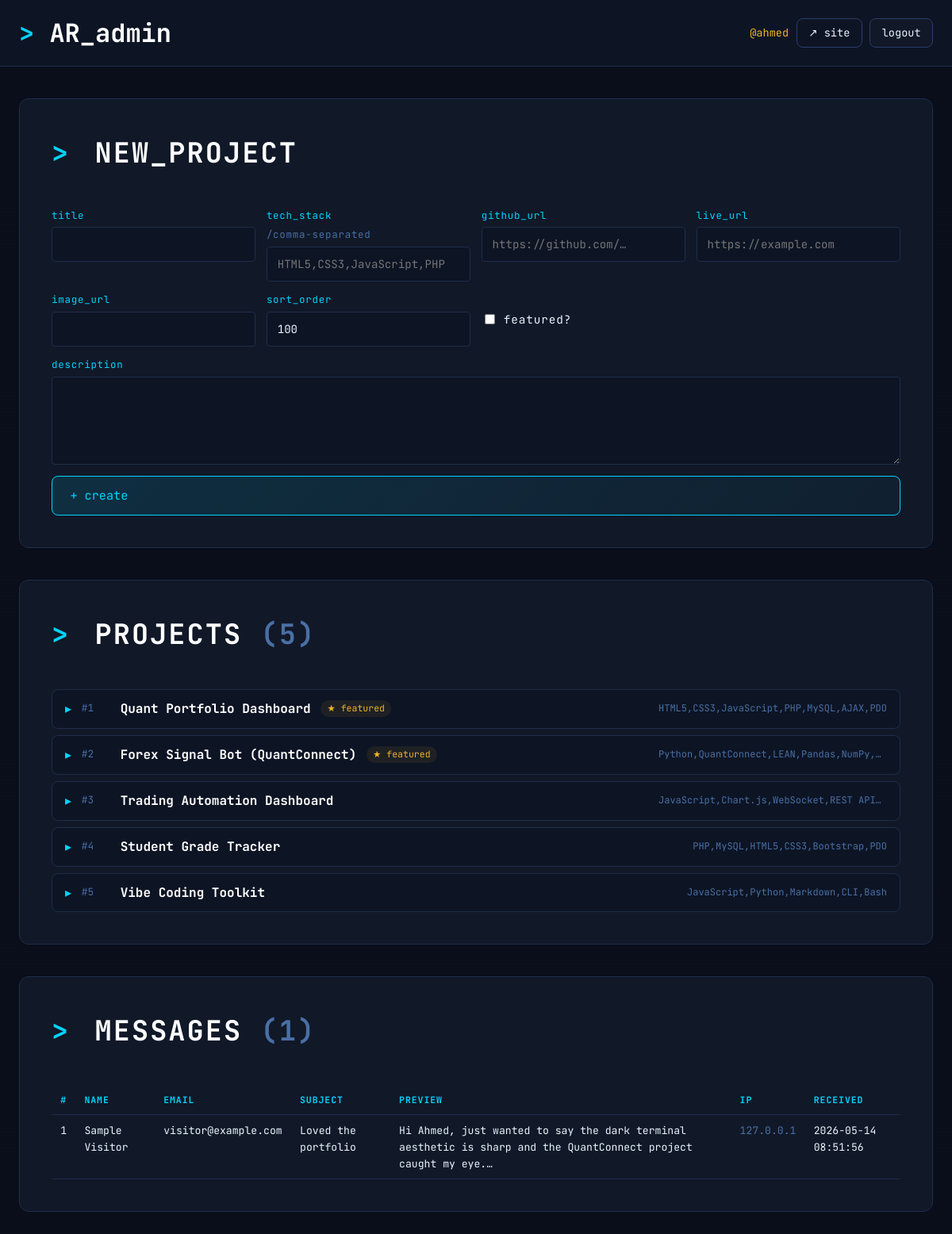
Page /admin/dashboard.php (signed in) on the committed database.
### tables this page shows
CREATE TABLE projects (
    id            INT UNSIGNED AUTO_INCREMENT PRIMARY KEY,
    title         VARCHAR(150)  NOT NULL,
    description   TEXT          NOT NULL,
    tech_stack    VARCHAR(255)  NOT NULL  COMMENT 'Comma-separated tech tags',
    github_url    VARCHAR(500)  DEFAULT NULL,
    live_url      VARCHAR(500)  DEFAULT NULL,
    image_url     VARCHAR(500)  DEFAULT NULL,
    featured      TINYINT(1)    NOT NULL DEFAULT 0,
    sort_order    INT           NOT NULL DEFAULT 0,
    created_at    TIMESTAMP     NOT NULL DEFAULT CURRENT_TIMESTAMP,
    INDEX idx_featured (featured),
    INDEX idx_sort     (sort_order)
);

CREATE TABLE contacts (
    id            INT UNSIGNED AUTO_INCREMENT PRIMARY KEY,
    name          VARCHAR(100)  NOT NULL,
    email         VARCHAR(255)  NOT NULL,
    subject       VARCHAR(200)  NOT NULL,
    message       TEXT          NOT NULL,
    ip_address    VARCHAR(45)   DEFAULT NULL  COMMENT 'IPv4 or IPv6',
    submitted_at  TIMESTAMP     NOT NULL DEFAULT CURRENT_TIMESTAMP,
    INDEX idx_submitted (submitted_at)
);

### admin/dashboard.php (the view, shortened to what this page needs)
<?php
require_once __DIR__ . '/../includes/db.php';
$flashErr = '';
$projects = [];
$contacts = [];
try {
    $projects = $pdo->query(
        'SELECT id, title, description, tech_stack, github_url, live_url, image_url, featured, sort_order, created_at
         FROM projects ORDER BY featured DESC, sort_order ASC, created_at DESC'
    )->fetchAll();
    $page    = max(1, (int) ($_GET['page'] ?? 1));
    $perPage = 10;
    $offset  = ($page - 1) * $perPage;
    $totalContacts = (int) $pdo->query('SELECT COUNT(*) FROM contacts')->fetchColumn();
    $stmt = $pdo->prepare(
        'SELECT id, name, email, subject, LEFT(message, 220) AS preview,
                ip_address, submitted_at
         FROM contacts ORDER BY submitted_at DESC LIMIT :off, :lim'
    );
    $stmt->bindValue(':off', $offset, PDO::PARAM_INT);
    $stmt->bindValue(':lim', $perPage, PDO::PARAM_INT);
    $stmt->execute();
    $contacts = $stmt->fetchAll();
} catch (PDOException $e) {
    error_log('[admin/dashboard read] ' . $e->getMessage());
    $flashErr = $flashErr ?: 'Could not load data.';
}
$admin = $_SESSION['admin'];
function h(?string $s): string { return htmlspecialchars((string) ($s ?? ''), ENT_QUOTES, 'UTF-8'); }
?>
<!DOCTYPE html>
<html lang="en" data-theme="dark">
<head>
    <link rel="stylesheet" href="../style.css">
    <link rel="stylesheet" href="admin.css">
</head>
<body class="admin-body">
<header class="admin-header">
    <div class="container admin-header-row">
        <h1 class="admin-brand"><span class="prompt">&gt;</span> AR_admin</h1>
        <nav class="admin-nav">
            <span class="admin-user">@<?= h($admin['username']) ?></span>
            <a href="../index.html" class="btn btn-sm btn-ghost">↗ site</a>
            <a href="logout.php" class="btn btn-sm">logout</a>
        </nav>
    </div>
</header>
<main class="container admin-main">
    <section class="admin-section">
        <h2 class="section-title"><span class="prompt">&gt;</span> NEW_PROJECT</h2>
        <form method="POST" class="admin-form">
            <div class="form-grid">
                <label>title <input type="text" name="title" required maxlength="150"></label>
                <label>tech_stack <span class="dim">/comma-separated</span>
                       <input type="text" name="tech_stack" maxlength="255" placeholder="HTML5,CSS3,JavaScript,PHP"></label>
                <label>github_url <input type="url" name="github_url" maxlength="500" placeholder="https://github.com/…"></label>
                <label>live_url   <input type="url" name="live_url"   maxlength="500" placeholder="https://example.com"></label>
                <label>image_url  <input type="url" name="image_url"  maxlength="500"></label>
                <label>sort_order <input type="number" name="sort_order" value="100"></label>
                <label class="checkbox">
                    <input type="checkbox" name="featured" value="1"> featured?
                </label>
            </div>
            <label>description
                <textarea name="description" required rows="4" maxlength="5000"></textarea>
            </label>
            <button type="submit" class="btn btn-primary">+ create</button>
        </form>
    </section>
    <section class="admin-section">
        <h2 class="section-title"><span class="prompt">&gt;</span> PROJECTS <span class="dim">(<?= count($projects) ?>)</span></h2>
        <div class="admin-projects">
            <?php foreach ($projects as $p): ?>
                <details class="admin-project" data-id="<?= (int) $p['id'] ?>">
                    <summary>
                        <span class="ap-id">#<?= (int) $p['id'] ?></span>
                        <span class="ap-title"><?= h($p['title']) ?></span>
                        <?php if ($p['featured']): ?><span class="ap-tag">★ featured</span><?php endif; ?>
                        <span class="ap-stack"><?= h($p['tech_stack']) ?></span>
                    </summary>
                </details>
            <?php endforeach; ?>
        </div>
    </section>
    <section class="admin-section">
        <h2 class="section-title"><span class="prompt">&gt;</span> MESSAGES <span class="dim">(<?= (int) ($totalContacts ?? 0) ?>)</span></h2>
        <table class="admin-table">
            <thead>
                <tr>
                    <th>#</th><th>name</th><th>email</th><th>subject</th>
                    <th>preview</th><th>ip</th><th>received</th>
                </tr>
            </thead>
            <tbody>
                <?php foreach ($contacts as $c): ?>
                    <tr>
                        <td><?= (int) $c['id'] ?></td>
                        <td><?= h($c['name']) ?></td>
                        <td><a href="mailto:<?= h($c['email']) ?>"><?= h($c['email']) ?></a></td>
                        <td><?= h($c['subject']) ?></td>
                        <td><?= h($c['preview']) ?>…</td>
                        <td><span class="mono dim"><?= h($c['ip_address'] ?? '') ?></span></td>
                        <td><span class="mono"><?= h($c['submitted_at']) ?></span></td>
                    </tr>
                <?php endforeach; ?>
            </tbody>
        </table>
    </section>
</main>
</body>
</html>

### style.css (style rules this page uses)
:root { --bg-primary: #0a0e1a; --bg-secondary: #0d1424; --bg-card: #111827; --accent-cyan: #00d4ff; --accent-gold: #f0b429; --accent-green: #00ff88; --accent-pink: #ff6b9d; --text-primary: #e8f4fd; --text-muted: #4a6fa5; --text-bright: #ffffff; --border: #1e2d4a; --border-bright: #2a3d6b; --font-mono: 'JetBrains Mono', ui-monospace, 'SF Mono', Menlo, Consolas, monospace; --font-body: 'Syne', system-ui, -apple-system, BlinkMacSystemFont, sans-serif; --gap-xs: 0.5rem; --gap-sm: 1rem; --gap: 1.5rem; --gap-lg: 2.5rem; --gap-xl: 4rem; --radius-sm: 4px; --radius: 8px; --radius-lg: 12px; --glow-cyan: 0 0 18px rgba(0, 212, 255, 0.4); --glow-gold: 0 0 18px rgba(240, 180, 41, 0.35); --glow-green: 0 0 14px rgba(0, 255, 136, 0.45); --shadow-card: 0 6px 24px rgba(0, 0, 0, 0.45); --container: 1200px; --nav-height: 64px; --ticker-height: 36px; }
*, *::before, *::after { box-sizing: border-box; }
html { scroll-behavior: smooth; -webkit-text-size-adjust: 100%; }
body, h1, h2, h3, h4, h5, h6, p, ul, ol, figure, blockquote, dl, dd { margin: 0; }
button { font: inherit; cursor: pointer; border: none; background: none; color: inherit; }
input, textarea, select { font: inherit; color: inherit; }
a { color: inherit; text-decoration: none; }
body { font-family: var(--font-body); background: var(--bg-primary); color: var(--text-primary); line-height: 1.6; overflow-x: hidden; background-image: radial-gradient(circle at 1px 1px, rgba(74, 111, 165, 0.10) 1px, transparent 0); background-size: 28px 28px; background-attachment: fixed; }
body::before { content: ''; pointer-events: none; position: fixed; inset: 0; z-index: 100; background: repeating-linear-gradient( to bottom, transparent 0, transparent 3px, rgba(0, 212, 255, 0.02) 3px, rgba(0, 212, 255, 0.02) 4px ); mix-blend-mode: overlay; }
.container { width: 100%; max-width: var(--container); padding: 0 var(--gap); margin: 0 auto; }
.btn { display: inline-flex; align-items: center; gap: 0.5rem; font-family: var(--font-mono); font-size: 0.95rem; padding: 0.75rem 1.4rem; border-radius: var(--radius); border: 1px solid var(--border-bright); background: var(--bg-card); color: var(--text-primary); transition: all 180ms ease; cursor: pointer; }
.btn-primary { background: linear-gradient(135deg, rgba(0,212,255,.12), rgba(0,212,255,.04)); border-color: var(--accent-cyan); color: var(--accent-cyan); }
.btn-ghost { background: transparent; }
.btn-sm { padding: 0.4rem 0.9rem; font-size: 0.85rem; }
.section-title { font-family: var(--font-mono); font-weight: 700; font-size: clamp(1.6rem, 3vw, 2.2rem); letter-spacing: 0.06em; color: var(--text-bright); margin-bottom: var(--gap-lg); }
.section-title .prompt { color: var(--accent-cyan); margin-right: 0.5rem; }
.dim { color: var(--text-muted); }
.prompt { color: var(--accent-cyan); font-family: var(--font-mono); }

### rows in the picture
projects: id "1", title "Quant Portfolio Dashboard", featured "★ featured", tech_stack "HTML5,CSS3,JavaScript,PHP,MySQL,AJAX,PDO"
projects: id "2", title "Forex Signal Bot (QuantConnect)", featured "★ featured", tech_stack "Python,QuantConnect,LEAN,Pandas,NumPy,…"
projects: id "3", title "Trading Automation Dashboard", tech_stack "JavaScript,Chart.js,WebSocket,REST API…"
projects: id "4", title "Student Grade Tracker", tech_stack "PHP,MySQL,HTML5,CSS3,Bootstrap,PDO"
projects: id "5", title "Vibe Coding Toolkit", tech_stack "JavaScript,Python,Markdown,CLI,Bash"
contacts: id "1", name "Sample Visitor", email "visitor@example.com", subject "Loved the portfolio", preview "Hi Ahmed, just wanted to say the dark terminal aesthetic is sharp and the QuantConnect project caught my eye.", ip_address "127.0.0.1", submitted_at "2026-05-14 08:51:56"

### other values in the picture
$admin['username'] "ahmed"
count($projects) "5"
$totalContacts "1"
